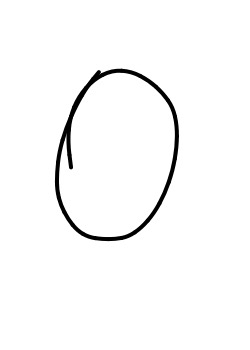
#> input picture images/G1-B0.jpg, 250 x 350 px, found by its file name; its folder holds only this picture in this run
$ python digit_detector.py
#> lines starting #> are read from the running program, lines starting #| are printed output that depends on the picture
import os
import re # Regular expressions for filename parsing
import cv2
import numpy as np
from PIL import Image
from scipy.io import arff
from sklearn.model_selection import train_test_split
from sklearn.ensemble import RandomForestClassifier # Good general-purpose classifier
from sklearn.metrics import classification_report, accuracy_score
from skimage.feature import hog # Histogram of Oriented Gradients
import joblib
import pandas as pd

# --- Configuration ---
# --- PATHS (IMPORTANT: Adjust these relative to where you RUN the script from, or use absolute paths) ---
# Assuming you run the script from the `digit_recognizer` root folder:
IMAGE_FOLDER = 'images/'
ARFF_FILE_PATH = 'data/your_digit_data.arff' # Path to your ARFF file if you intend to use it
MODEL_SAVE_DIR = 'models/'
MODEL_FILENAME = os.path.join(MODEL_SAVE_DIR, 'digit_classifier_model.joblib')
FEATURE_PARAMS_FILENAME = os.path.join(MODEL_SAVE_DIR, 'feature_extractor_params.joblib')

# --- IMAGE PROCESSING & FEATURE EXTRACTION ---
IMAGE_SIZE = (28, 28) # Resize images to this (e.g., MNIST-like)
USE_HOG_FEATURES = True # True for HOG, False for raw pixel values

# --- DATA LOADING MODE ---
# "FROM_FILENAMES": Labels from image filenames, features from images.
# "FROM_ARFF_FEATURES": Labels AND features from ARFF (images in IMAGE_FOLDER are ignored for training).
# Choose one:
DATA_LOADING_MODE = "FROM_FILENAMES"
# DATA_LOADING_MODE = "FROM_ARFF_FEATURES"


# --- Helper Functions ---
def ensure_dir(directory):
    """Creates a directory if it doesn't exist."""
    if not os.path.exists(directory):
        os.makedirs(directory)

def parse_label_from_filename(filename):
    """
    Extracts the digit label from filenames like 'G1-B0.jpg' or 'G2_E6.png'.
    It looks for the last digit before the extension.
    """
    # Remove extension
    name_part = os.path.splitext(filename)[0]

    # Regex to find a digit that is either at the end of the string (after a letter)
    # or preceded by a separator and a letter.
    # This regex looks for [_-] followed by an optional letter, then a digit.
    # Or, a more general one: just the last digit in the string.
    match = re.search(r'(\d)$', name_part) # Finds the last digit in the name part

    if match:
        return int(match.group(1))
    else:
        # Fallback: try to get the character just before the (potential) letter before the digit
        # e.g. G1-B0 -> 0, X_Y7 -> 7
        # This is trickier if format varies a lot. The regex above is safer.
        # For simplicity, we'll rely on the regex. If it fails, we return None.
        print(f"Warning: Could not parse label from filename: {filename}")
        return None

def preprocess_image(image_path, target_size):
    """Loads an image, converts to grayscale, resizes, and normalizes."""
#> called with image_path = 'images/G1-B0.jpg', target_size = (28, 28)
    try:
        pil_image = Image.open(image_path).convert('L') # 'L' for grayscale
        img = np.array(pil_image)
        img_resized = cv2.resize(img, target_size, interpolation=cv2.INTER_AREA)
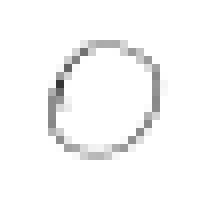
#> img_resized: shape (28, 28) (shown 8 times larger); min 53, max 255, mean 248.9
        img_normalized = img_resized / 255.0
        return img_normalized
    except Exception as e:
        print(f"Error processing image {image_path}: {e}")
        return None

def extract_features(image_array):
    """Extracts features from a preprocessed image array."""
    if USE_HOG_FEATURES:
        # These HOG parameters are common defaults for digits.
        # pixels_per_cell should ideally be a divisor of IMAGE_SIZE dimensions.
        ppc_x = IMAGE_SIZE[0] // 4 # e.g., 28//4 = 7
        ppc_y = IMAGE_SIZE[1] // 4 # e.g., 28//4 = 7
        features = hog(image_array, orientations=9, pixels_per_cell=(ppc_x, ppc_y),
                       cells_per_block=(2, 2), visualize=False, block_norm='L2-Hys')
#> features = 324 values, max 0.505 at index 288, min 0 at index 0, mean 0.0995
    else:
        features = image_array.flatten() # Raw pixel values
    return features

def load_data_from_image_filenames(image_folder_path, target_size):
    """Loads images, extracts features, and gets labels from filenames."""
    features_list = []
    labels_list = []
    print(f"Loading images from: {image_folder_path}")
    if not os.path.isdir(image_folder_path):
        print(f"Error: Image folder not found at {image_folder_path}")
        return None, None

    valid_extensions = ('.jpg', '.jpeg', '.png', '.bmp')
    image_files = [f for f in os.listdir(image_folder_path) if f.lower().endswith(valid_extensions)]

    if not image_files:
        print(f"No images found in {image_folder_path}")
        return None, None

    for img_name in image_files:
        label = parse_label_from_filename(img_name)
        if label is None:
            print(f"Skipping {img_name} due to label parsing error.")
            continue

        img_path = os.path.join(image_folder_path, img_name)
        processed_img_array = preprocess_image(img_path, target_size)

        if processed_img_array is not None:
            img_features = extract_features(processed_img_array)
#> img_features has the same summary as features in extract_features
            features_list.append(img_features)
            labels_list.append(label)
        else:
            print(f"Skipping {img_name} due to image processing error.")

    if not features_list:
        print("No features were extracted. Check images and processing steps.")
        return None, None

    return np.array(features_list), np.array(labels_list)

# [48 lines left out: function load_data_from_arff_features, not called in this run]

# --- Main Script ---
def main():
    ensure_dir(MODEL_SAVE_DIR) # Create models directory if it doesn't exist

    X = None
    y = None

    print(f"--- Digit Recognition Training ---")
    print(f"Data Loading Mode: {DATA_LOADING_MODE}")

    if DATA_LOADING_MODE == "FROM_FILENAMES":
        print(f"Using HOG features: {USE_HOG_FEATURES}")
        X, y = load_data_from_image_filenames(IMAGE_FOLDER, IMAGE_SIZE)
#> y = [0]
    elif DATA_LOADING_MODE == "FROM_ARFF_FEATURES":
        X, y = load_data_from_arff_features(ARFF_FILE_PATH)
        # Note: If ARFF is used, USE_HOG_FEATURES is for *new image prediction consistency*,
        # not for training data loading here.
        print(f"For predicting new images, HOG features will be: {USE_HOG_FEATURES}")
    else:
        print(f"Error: Invalid DATA_LOADING_MODE: {DATA_LOADING_MODE}")
        return

    if X is None or y is None or len(X) == 0:
        print("Failed to load data. Exiting.")
        return

    print(f"\nData loaded: {X.shape[0]} samples, {X.shape[1]} features per sample.")
#| Data loaded: 1 samples, 324 features per sample.
    print(f"Unique labels found: {np.unique(y)}")
#| Unique labels found: [0]
    print(f"Label distribution: {pd.Series(y).value_counts().sort_index()}")
#| Label distribution: 0    1
#| Name: count, dtype: int64

    if len(np.unique(y)) < 2:
        print("Error: Not enough classes found in the data for training. Need at least 2.")
        return
    if X.shape[0] < 10 : # Arbitrary small number
        print("Warning: Very few samples loaded. Model performance might be poor.")


    # 1. Split Data
    X_train, X_test, y_train, y_test = train_test_split(
        X, y, test_size=0.25, random_state=42, stratify=y
    )
    print(f"\nTraining samples: {X_train.shape[0]}, Test samples: {X_test.shape[0]}")

    # 2. Train Model
    print("\nTraining model (RandomForestClassifier)...")
    # model = SVC(kernel='rbf', probability=True, random_state=42) # Alternative: SVM
    model = RandomForestClassifier(n_estimators=150, random_state=42, n_jobs=-1, class_weight='balanced')
    model.fit(X_train, y_train)
    print("Model training complete.")

    # 3. Save Model and Feature Parameters
    joblib.dump(model, MODEL_FILENAME)
    print(f"Model saved to: {MODEL_FILENAME}")

    # Save parameters used for feature extraction, crucial for consistent prediction
    feature_params = {
        'image_size': IMAGE_SIZE,
        'used_hog': USE_HOG_FEATURES, # This reflects how new images should be processed
        'data_loading_mode_for_training': DATA_LOADING_MODE
    }
    if USE_HOG_FEATURES: # Store HOG params only if HOG was intended for new images
        feature_params.update({
            'hog_orientations': 9,
            'hog_pixels_per_cell': (IMAGE_SIZE[0] // 4, IMAGE_SIZE[1] // 4),
            'hog_cells_per_block': (2, 2),
            'hog_block_norm': 'L2-Hys'
        })
    joblib.dump(feature_params, FEATURE_PARAMS_FILENAME)
    print(f"Feature extractor parameters saved to: {FEATURE_PARAMS_FILENAME}")

    # 4. Evaluate Model
    print("\nEvaluating model on the test set...")
    y_pred = model.predict(X_test)
    accuracy = accuracy_score(y_test, y_pred)
    print(f"Test Set Accuracy: {accuracy * 100:.2f}%")
    print("\nClassification Report:")
    print(classification_report(y_test, y_pred, zero_division=0))

    print("\n--- Training complete ---")


# [42 lines left out: function predict_single_image, not called in this run]


if __name__ == "__main__":
    # To train the model:
    main() # This trains on YOUR images first

    # --- Prediction on a specific image from your dataset (after training) ---
    # 1. Make sure your model is trained (the main() above does this).
    # 2. Change 'your_image_filename.jpg' to an actual image file in your IMAGE_FOLDER
    #    or any other image path you want to test.

    print("\n--- Prediction on a specific image ---")
    if os.path.exists(MODEL_FILENAME): # Check if model exists (it should after main())
        # ===> PUT THE FILENAME OF YOUR TEST IMAGE HERE <===
        # This image should be in your IMAGE_FOLDER or provide the full path
        test_image_filename = 'nishat.jpg' # <--- !!! EXAMPLE: CHANGE THIS !!!
        # For example, if you have an image 'my_test_digit_3.png' in 'images/' folder:
        # test_image_filename = 'my_test_digit_3.png'
        # Or if it's somewhere else:
        # image_path_to_test = '/path/to/your/other_image.png'

        image_path_to_test = os.path.join(IMAGE_FOLDER, test_image_filename) # Constructs path if in IMAGE_FOLDER

        if os.path.exists(image_path_to_test):
            print(f"Attempting to predict: {image_path_to_test}")
            predicted_digit = predict_single_image(image_path_to_test)
            if predicted_digit is not None:
                print(f"The model predicted the digit in '{image_path_to_test}' is: {predicted_digit}")
            else:
                print(f"Could not get a prediction for '{image_path_to_test}'.")
        else:
            print(f"Test image not found: {image_path_to_test}")
            print(f"Make sure '{test_image_filename}' exists in '{IMAGE_FOLDER}' or you provided a correct full path.")
    else:
        print("Model not found. Train the model first by running the script.")

$ run again, on images/G1-B8.jpg
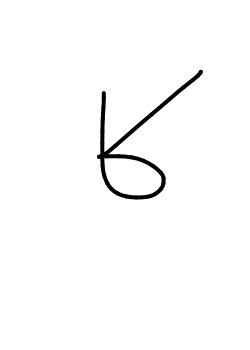
#> input picture images/G1-B8.jpg, 250 x 350 px, found by its file name
#> in preprocess_image, `img_resized = cv2.resize(img, target_size, interpolation=cv2.INTER_AREA)`:
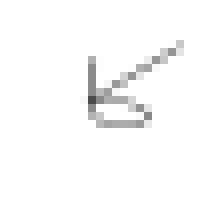
#> img_resized: shape (28, 28) (shown 8 times larger); min 74, max 255, mean 250.7
#> features = 324 values, max 0.512 at index 288, min 0 at index 0, mean 0.0915
#> img_features has the same summary as features in extract_features
#> y = [8]
#| Data loaded: 1 samples, 324 features per sample.
#| Unique labels found: [8]
#| Label distribution: 8    1
#| Name: count, dtype: int64

$ run again, on images/G1-E2.jpg
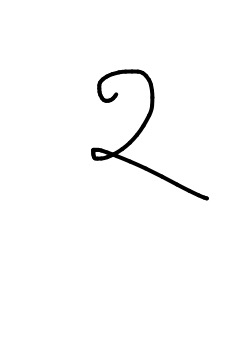
#> input picture images/G1-E2.jpg, 250 x 350 px, found by its file name
#> in preprocess_image, `img_resized = cv2.resize(img, target_size, interpolation=cv2.INTER_AREA)`:
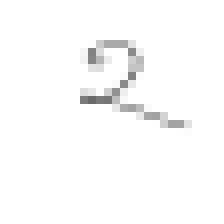
#> img_resized: shape (28, 28) (shown 8 times larger); min 106, max 255, mean 251.1
#> features = 324 values, max 0.5 at index 265, min 0 at index 0, mean 0.084
#> img_features has the same summary as features in extract_features
#> y = [2]
#| Data loaded: 1 samples, 324 features per sample.
#| Unique labels found: [2]
#| Label distribution: 2    1
#| Name: count, dtype: int64

$ run again, on images/G1-B1.jpg
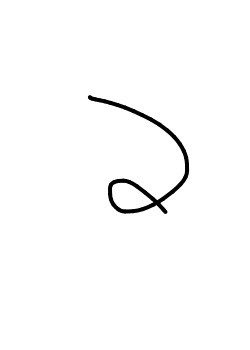
#> input picture images/G1-B1.jpg, 250 x 350 px, found by its file name
#> in preprocess_image, `img_resized = cv2.resize(img, target_size, interpolation=cv2.INTER_AREA)`:
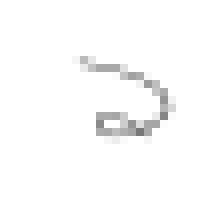
#> img_resized: shape (28, 28) (shown 8 times larger); min 120, max 255, mean 251.3
#> features = 324 values, max 0.452 at index 31, min 0 at index 0, mean 0.0912
#> img_features has the same summary as features in extract_features
#> y = [1]
#| Data loaded: 1 samples, 324 features per sample.
#| Unique labels found: [1]
#| Label distribution: 1    1
#| Name: count, dtype: int64
